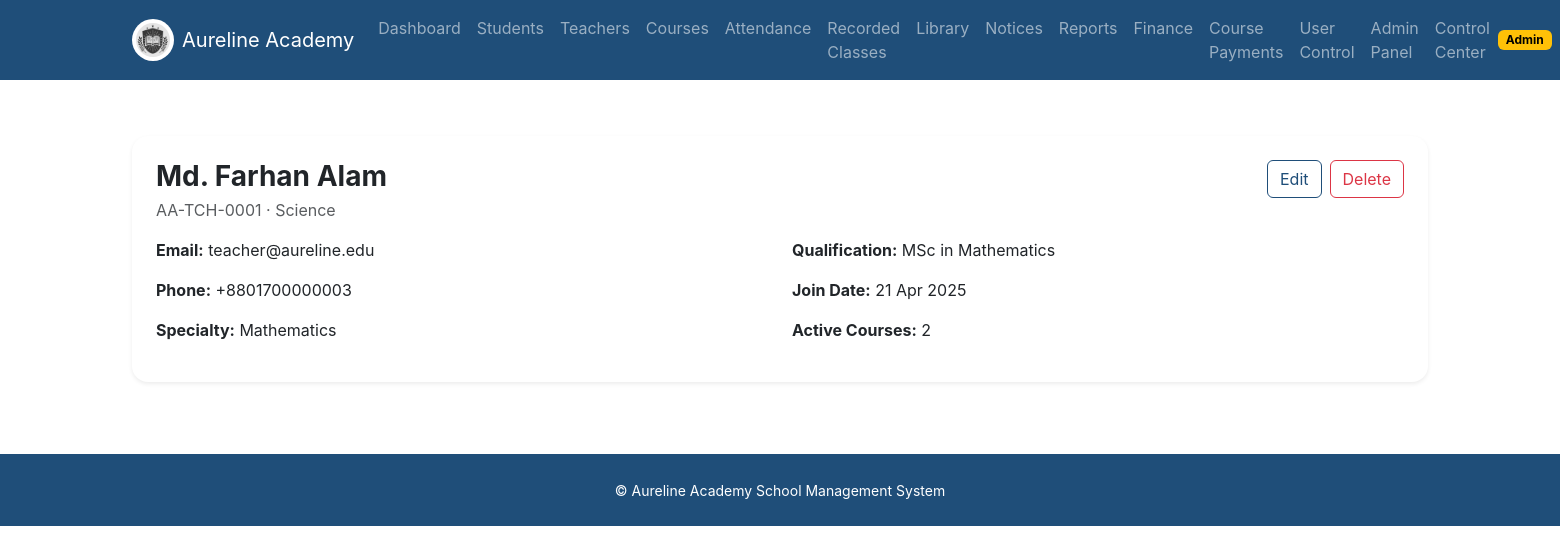
The page /teachers/1 (signed in) on the database its author committed.
### app/models.py (models this page shows, shortened)
class TimestampMixin:
    created_at = db.Column(db.DateTime, default=datetime.utcnow, nullable=False)
    updated_at = db.Column(db.DateTime, default=datetime.utcnow, onupdate=datetime.utcnow, nullable=False)

class User(UserMixin, TimestampMixin, db.Model):
    id = db.Column(db.Integer, primary_key=True)
    full_name = db.Column(db.String(120), nullable=False)
    email = db.Column(db.String(120), unique=True, nullable=False, index=True)
    password_hash = db.Column(db.String(255), nullable=False)
    role = db.Column(db.String(20), nullable=False, index=True)
    phone = db.Column(db.String(20))
    is_active = db.Column(db.Boolean, default=True, nullable=False)
    approval_status = db.Column(db.String(20), default="approved", nullable=False, index=True)
    registration_source = db.Column(db.String(20), default="admin_created", nullable=False)
    approved_at = db.Column(db.DateTime)
    approved_by_user_id = db.Column(db.Integer, db.ForeignKey("user.id"))
    approved_by = db.relationship("User", remote_side=[id], backref="approved_users")
    student_profile = db.relationship("StudentProfile", back_populates="user", uselist=False, cascade="all, delete-orphan")
    teacher_profile = db.relationship("TeacherProfile", back_populates="user", uselist=False, cascade="all, delete-orphan")
    submitted_course_requests = db.relationship("CourseRequest", foreign_keys="CourseRequest.requester_user_id", back_populates="requester")
    reviewed_course_requests = db.relationship("CourseRequest", foreign_keys="CourseRequest.reviewed_by_user_id", back_populates="reviewed_by")
    def get_role_badge(self):
        return self.role.title()
    def get_status_badge(self):
        return self.approval_status.title()

class TeacherProfile(TimestampMixin, db.Model):
    id = db.Column(db.Integer, primary_key=True)
    employee_id = db.Column(db.String(50), unique=True, nullable=False, index=True)
    user_id = db.Column(db.Integer, db.ForeignKey("user.id"), nullable=False, unique=True)
    department = db.Column(db.String(120))
    subject_specialty = db.Column(db.String(120))
    qualification = db.Column(db.String(120))
    join_date = db.Column(db.Date)
    address = db.Column(db.Text, nullable=False)
    teacher_photo_path = db.Column(db.String(255))
    teacher_photo_filename = db.Column(db.String(255))
    user = db.relationship("User", back_populates="teacher_profile")
    courses = db.relationship("Course", back_populates="teacher", cascade="all")
    test_results = db.relationship("ClassTestResult", back_populates="teacher")

### app/teachers/routes.py (the view)
@teachers_bp.route("/<int:teacher_id>")
@login_required
@roles_required("admin", "teacher")
def detail_teacher(teacher_id):
    teacher = TeacherProfile.query.get_or_404(teacher_id)
    return render_template("teachers/detail.html", teacher=teacher)

### app/models.py (called while the page is built)
@login_manager.user_loader
def load_user(user_id):
    return db.session.get(User, int(user_id))

### app/templates/teachers/detail.html (shortened to what this page needs)
{% extends 'base.html' %}
{% block content %}
<section class="py-4"><div class="container"><div class="card border-0 shadow-sm rounded-4"><div class="card-body p-4"><div class="d-flex justify-content-between align-items-start flex-wrap gap-3 mb-3"><div><h1 class="h3 fw-bold mb-1">{{ teacher.user.full_name }}</h1><div class="text-muted">{{ teacher.employee_id }} · {{ teacher.department or 'No department' }}</div></div>{% if current_user.role == 'admin' %}<div class="d-flex gap-2"><a class="btn btn-outline-primary" href="{{ url_for('teachers.edit_teacher', teacher_id=teacher.id) }}">Edit</a><form method="post" action="{{ url_for('teachers.delete_teacher', teacher_id=teacher.id) }}" onsubmit="return confirm('Delete this teacher?');"><button class="btn btn-outline-danger">Delete</button></form></div>{% endif %}</div><div class="row g-4"><div class="col-md-6"><p><strong>Email:</strong> {{ teacher.user.email }}</p><p><strong>Phone:</strong> {{ teacher.user.phone or '—' }}</p><p><strong>Specialty:</strong> {{ teacher.subject_specialty or '—' }}</p></div><div class="col-md-6"><p><strong>Qualification:</strong> {{ teacher.qualification or '—' }}</p><p><strong>Join Date:</strong> {{ teacher.join_date.strftime('%d %b %Y') if teacher.join_date else '—' }}</p><p><strong>Active Courses:</strong> {{ teacher.courses|length }}</p></div></div></div></div></div></section>
{% endblock %}

### app/templates/base.html (shortened to what this page needs)
<!doctype html>
<html lang="en">
<head>
  <link rel="stylesheet" href="https://cdn.jsdelivr.net/npm/bootstrap@5.3.3/dist/css/bootstrap.min.css">
  <link rel="stylesheet" href="{{ url_for('static', filename='css/style.css') }}">
</head>
<body>
<nav class="navbar navbar-expand-lg navbar-dark aureline-nav sticky-top">
  <div class="container">
    <a class="navbar-brand d-flex align-items-center gap-2" href="{{ url_for('main.index') }}">
      <img src="{{ url_for('static', filename='img/aureline-logo.png') }}" alt="Aureline Academy" width="42" height="42" class="rounded-circle bg-white p-1">
      <span>Aureline Academy</span>
    </a>
    <div class="collapse navbar-collapse" id="mainNav">
      {% if current_user.is_authenticated %}
      <ul class="navbar-nav me-auto mb-2 mb-lg-0">
        <li class="nav-item"><a class="nav-link" href="{{ url_for('dashboard.home') }}">Dashboard</a></li>
        {% if current_user.role in ['admin', 'teacher'] %}
        <li class="nav-item"><a class="nav-link" href="{{ url_for('students.list_students') }}">Students</a></li>
        <li class="nav-item"><a class="nav-link" href="{{ url_for('teachers.list_teachers') }}">Teachers</a></li>
        <li class="nav-item"><a class="nav-link" href="{{ url_for('courses.list_courses') }}">Courses</a></li>
        <li class="nav-item"><a class="nav-link" href="{{ url_for('attendance.list_attendance') }}">Attendance</a></li>
        <li class="nav-item"><a class="nav-link" href="{{ url_for('integrations.recordings_library') }}">Recorded Classes</a></li>
        <li class="nav-item"><a class="nav-link" href="{{ url_for('library.catalog') }}">Library</a></li>
        <li class="nav-item"><a class="nav-link" href="{{ url_for('communication.notices') }}">Notices</a></li>
        <li class="nav-item"><a class="nav-link" href="{{ url_for('reports.summary') }}">Reports</a></li>
        {% endif %}
        {% if current_user.role == 'admin' %}
        <li class="nav-item"><a class="nav-link" href="{{ url_for('finance.overview') }}">Finance</a></li>
        <li class="nav-item"><a class="nav-link" href="{{ url_for('finance.course_requests_admin') }}">Course Payments</a></li>
        <li class="nav-item"><a class="nav-link" href="{{ url_for('auth.pending_users') }}">User Control</a></li>
        <li class="nav-item"><a class="nav-link" href="{{ url_for('admin.index') }}">Admin Panel</a></li>
        <li class="nav-item"><a class="nav-link" href="{{ url_for('dashboard.admin_hub') }}">Control Center</a></li>
        {% endif %}
      </ul>
      <div class="d-flex align-items-center gap-2">
        <span class="badge text-bg-warning">{{ current_user.get_role_badge() }}</span>
      </div>
      {% else %}
      <div class="ms-auto d-flex gap-2">
        <a class="btn btn-outline-light btn-sm" href="{{ url_for('auth.login') }}">Login</a>
        <a class="btn btn-warning btn-sm" href="{{ url_for('auth.register') }}">Student Register</a>
      </div>
      {% endif %}
    </div>
  </div>
</nav>
<main>
  <div class="container py-3">
  </div>
  {% block content %}{% endblock %}
</main>
<footer class="py-4 text-center text-white aureline-footer mt-5">
  <small>© Aureline Academy School Management System</small>
</footer>
</body>
</html>

### app/static/css/style.css (style rules this page uses)
:root { --aureline-primary: #1f4e79; --aureline-secondary: #f4b400; --aureline-bg: #f6f9fc; --aureline-text: #1f2937; }
body { font-family: Inter, "Segoe UI", sans-serif; color: var(--aureline-text); background: #ffffff; }
.aureline-nav, .aureline-footer { background: var(--aureline-primary); }
.btn-outline-primary { color: var(--aureline-primary); border-color: var(--aureline-primary); }
.card { overflow: hidden; }

### rows shown on the page
User: get_role_badge "Admin"
User: user.full_name "Md. Farhan Alam", user.email "teacher@aureline.edu", user "+8801700000003"
TeacherProfile: employee_id "AA-TCH-0001", department "Science", subject_specialty "Mathematics", qualification "MSc in Mathematics", join_date "21 Apr 2025"

### other values the page prints
{{ teacher.courses|length }} "2"
